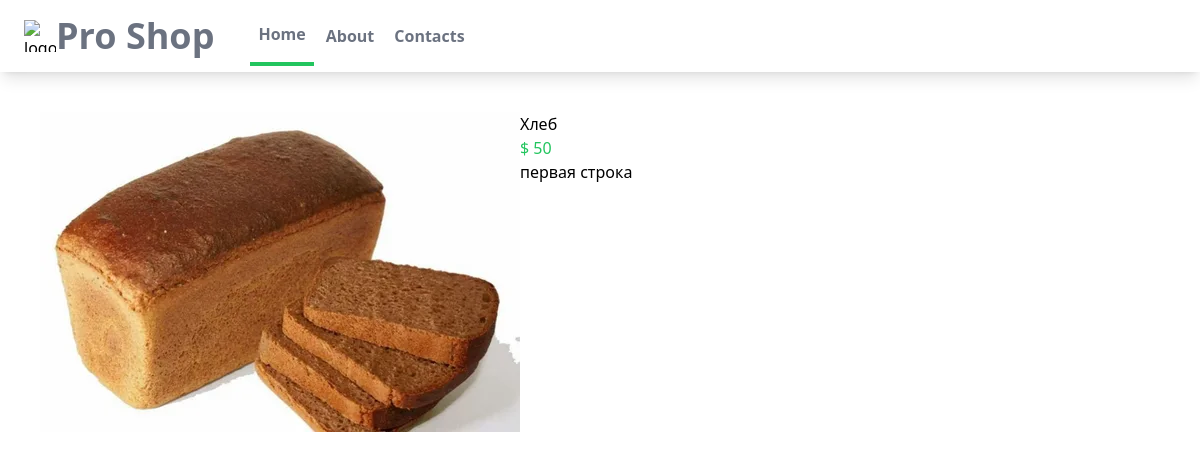
Screenshot of /myapp/1/ with the database file from the repository.
### myapp/models.py (models this page shows, shortened)
class Product(models.Model):
    name = models.CharField(max_length=100)
    price = models.IntegerField()
    description = models.CharField(max_length=200)
    image = models.ImageField(blank=True, upload_to = "images")

### myapp/views.py (the view)
# urls.py: path('<int:id>/',indexItem,name='detail'),
def indexItem(request,id):
    item = Product.objects.get(id=id)
    context = {
        'item':item
    }
    return render(request,'myapp/detail.html',context=context)

### myapp/templates/myapp/detail.html
{% extends "myapp/base.html" %}
{% load static %}
{% load humanize %}
{% block content %}
<div class="flex p-10 w-full h-200">
  <img class="w-1/3"src="{{ item.image.url }}" alt="itemPhoto">
  <div class="w-2/3 text-x1 ml-10 mt-7" >
    <p class="mt-5">{{ item.name }}</p>
    <p class="mt-5 text-green-500">$ {{ item.price | intcomma }}</p>
    <p class="mt-5 text-gray-600">{{ item.description }}</p>
  </div>
</div>
{% endblock content %}

### myapp/static/myapp/styles.css (style rules this page uses)
html { line-height: 1.5; -webkit-text-size-adjust: 100%; -moz-tab-size: 4; -o-tab-size: 4; tab-size: 4; font-family: ui-sans-serif, system-ui, -apple-system, BlinkMacSystemFont, "Segoe UI", Roboto, "Helvetica Neue", Arial, "Noto Sans", sans-serif, "Apple Color Emoji", "Segoe UI Emoji", "Segoe UI Symbol", "Noto Color Emoji"; font-feature-settings: normal; font-variation-settings: normal; }
body { margin: 0; line-height: inherit; }
blockquote, dl, dd, h1, h2, h3, h4, h5, h6, hr, figure, p, pre { margin: 0; }
img, svg, video, canvas, audio, iframe, embed, object { display: block; vertical-align: middle; }
img, video { max-width: 100%; height: auto; }
.flex { display: flex; }
.w-full { width: 100%; }
.p-10 { padding: 2.5rem; }
.text-green-500 { --tw-text-opacity: 1; color: rgb(34 197 94 / var(--tw-text-opacity)); }

### rows the page displays
Product: image (picture), name "Хлеб", price "50", description "первая строка"
